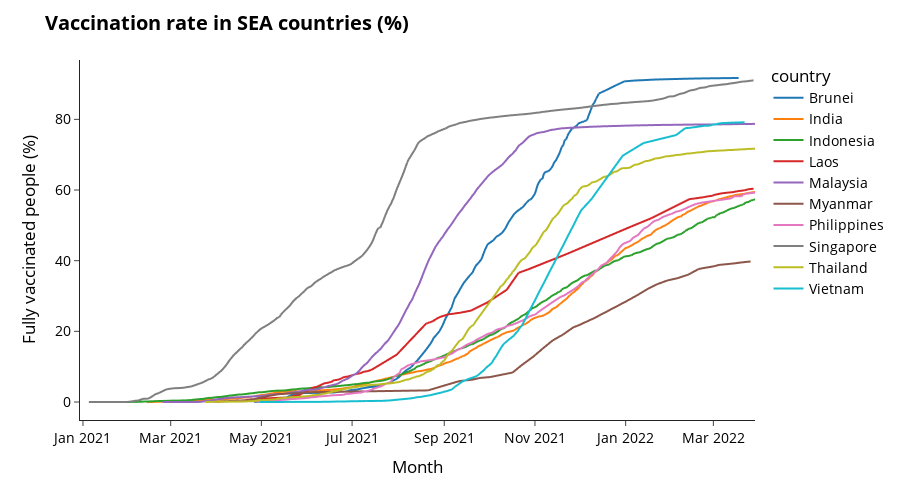

Notebook cell for this chart:
### Markdown cell above
# The vaccination rate in SEA countries over time

### Code cell
fig = px.line(df_vac_sea, x = 'date', y='people_fully_vaccinated_per_hundred', color = 'country', template="simple_white",
              width = 900, height = 500)
 
fig.update_layout(
    title="<b>Vaccination rate in SEA countries (%)</b>",
    xaxis_title="Month",
    yaxis_title="Fully vaccinated people (%)",
    font=dict(
        size=14,
        color="black")
)
fig.update_traces(connectgaps=True)
fig.show()

### Figure 1 — Plotly figure (JSON) as saved in the notebook; plotly's stock layout.template omitted (floating-point values rounded to 4 significant figures; data arrays with more than 128 entries replaced by an {"elided": "..."} marker saying what was removed)
{"data": [{"connectgaps": true, "hovertemplate": "country=Brunei<br>date=%{x}<br>people_fully_vaccinated_per_hundred=%{y}<extra></extra>", "legendgroup": "Brunei", "line": {"color": "#1F77B4", "dash": "solid"}, "marker": {"symbol": "circle"}, "mode": "lines", "name": "Brunei", "showlegend": true, "type": "scattergl", "x": {"elided": "351 str values"}, "xaxis": "x", "y": {"elided": "351 float values"}, "yaxis": "y"}, {"connectgaps": true, "hovertemplate": "country=India<br>date=%{x}<br>people_fully_vaccinated_per_hundred=%{y}<extra></extra>", "legendgroup": "India", "line": {"color": "#FF7F0E", "dash": "solid"}, "marker": {"symbol": "circle"}, "mode": "lines", "name": "India", "showlegend": true, "type": "scattergl", "x": {"elided": "439 str values"}, "xaxis": "x", "y": {"elided": "439 float values"}, "yaxis": "y"}, {"connectgaps": true, "hovertemplate": "country=Indonesia<br>date=%{x}<br>people_fully_vaccinated_per_hundred=%{y}<extra></extra>", "legendgroup": "Indonesia", "line": {"color": "#2CA02C", "dash": "solid"}, "marker": {"symbol": "circle"}, "mode": "lines", "name": "Indonesia", "showlegend": true, "type": "scattergl", "x": {"elided": "442 str values"}, "xaxis": "x", "y": {"elided": "442 float values"}, "yaxis": "y"}, {"connectgaps": true, "hovertemplate": "country=Laos<br>date=%{x}<br>people_fully_vaccinated_per_hundred=%{y}<extra></extra>", "legendgroup": "Laos", "line": {"color": "#D62728", "dash": "solid"}, "marker": {"symbol": "circle"}, "mode": "lines", "name": "Laos", "showlegend": true, "type": "scattergl", "x": {"elided": "377 str values"}, "xaxis": "x", "y": {"elided": "377 float values"}, "yaxis": "y"}, {"connectgaps": true, "hovertemplate": "country=Malaysia<br>date=%{x}<br>people_fully_vaccinated_per_hundred=%{y}<extra></extra>", "legendgroup": "Malaysia", "line": {"color": "#9467BD", "dash": "solid"}, "marker": {"symbol": "circle"}, "mode": "lines", "name": "Malaysia", "showlegend": true, "type": "scattergl", "x": {"elided": "399 str values"}, "xaxis": "x", "y": {"elided": "399 float values"}, "yaxis": "y"}, {"connectgaps": true, "hovertemplate": "country=Myanmar<br>date=%{x}<br>people_fully_vaccinated_per_hundred=%{y}<extra></extra>", "legendgroup": "Myanmar", "line": {"color": "#8C564B", "dash": "solid"}, "marker": {"symbol": "circle"}, "mode": "lines", "name": "Myanmar", "showlegend": true, "type": "scattergl", "x": {"elided": "425 str values"}, "xaxis": "x", "y": {"elided": "425 float values"}, "yaxis": "y"}, {"connectgaps": true, "hovertemplate": "country=Philippines<br>date=%{x}<br>people_fully_vaccinated_per_hundred=%{y}<extra></extra>", "legendgroup": "Philippines", "line": {"color": "#E377C2", "dash": "solid"}, "marker": {"symbol": "circle"}, "mode": "lines", "name": "Philippines", "showlegend": true, "type": "scattergl", "x": {"elided": "395 str values"}, "xaxis": "x", "y": {"elided": "395 float values"}, "yaxis": "y"}, {"connectgaps": true, "hovertemplate": "country=Singapore<br>date=%{x}<br>people_fully_vaccinated_per_hundred=%{y}<extra></extra>", "legendgroup": "Singapore", "line": {"color": "#7F7F7F", "dash": "solid"}, "marker": {"symbol": "circle"}, "mode": "lines", "name": "Singapore", "showlegend": true, "type": "scattergl", "x": {"elided": "454 str values"}, "xaxis": "x", "y": {"elided": "454 float values"}, "yaxis": "y"}, {"connectgaps": true, "hovertemplate": "country=Thailand<br>date=%{x}<br>people_fully_vaccinated_per_hundred=%{y}<extra></extra>", "legendgroup": "Thailand", "line": {"color": "#BCBD22", "dash": "solid"}, "marker": {"symbol": "circle"}, "mode": "lines", "name": "Thailand", "showlegend": true, "type": "scattergl", "x": {"elided": "396 str values"}, "xaxis": "x", "y": {"elided": "396 float values"}, "yaxis": "y"}, {"connectgaps": true, "hovertemplate": "country=Vietnam<br>date=%{x}<br>people_fully_vaccinated_per_hundred=%{y}<extra></extra>", "legendgroup": "Vietnam", "line": {"color": "#17BECF", "dash": "solid"}, "marker": {"symbol": "circle"}, "mode": "lines", "name": "Vietnam", "showlegend": true, "type": "scattergl", "x": {"elided": "381 str values"}, "xaxis": "x", "y": {"elided": "381 float values"}, "yaxis": "y"}], "layout": {"font": {"color": "black", "size": 14}, "height": 500, "legend": {"title": {"text": "country"}, "tracegroupgap": 0}, "margin": {"t": 60}, "title": {"text": "<b>Vaccination rate in SEA countries (%)</b>"}, "width": 900, "xaxis": {"anchor": "y", "domain": [0, 1], "title": {"text": "Month"}}, "yaxis": {"anchor": "x", "domain": [0, 1], "title": {"text": "Fully vaccinated people (%)"}}}}
